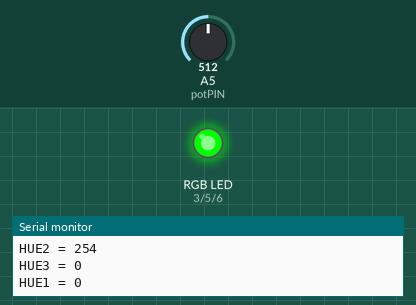
The sketch below on a simulated Arduino Uno, built with avr-gcc and run on an emulated ATmega328P. On the bench: an RGB LED mixed from three pins (HIGH = lit), the last lines printed to the serial monitor. The test bench sets the inputs (shaded band); at power-on: A5 (potPIN) = 512. Dim RGB values are drawn brighter than linear.

Above: at 1.2 s.
1.3 s: A5 (potPIN) set to 699
At 2.0 s:
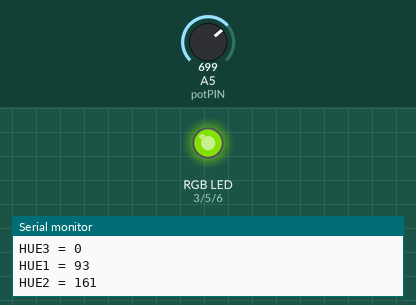
2.8 s: A5 (potPIN) set to 731
At 3.5 s:
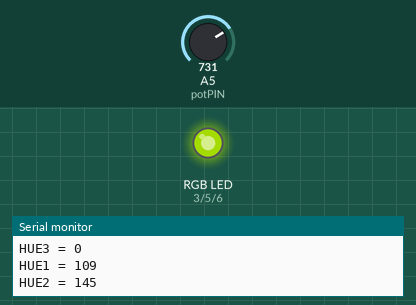
5.8 s: A5 (potPIN) set to 814
At 7.0 s:
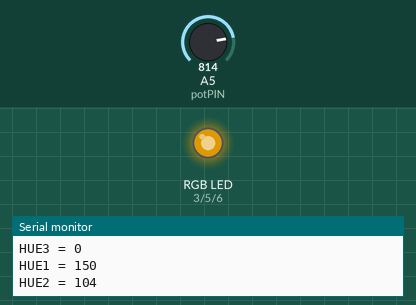
7.3 s: A5 (potPIN) set to 833
At 7.8 s:
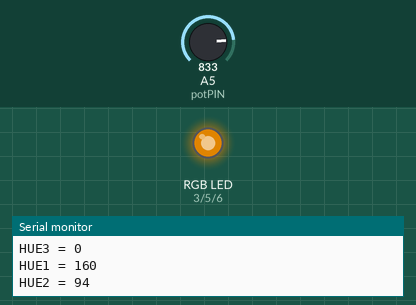
10.3 s: A5 (potPIN) set to 900
At 10.8 s:
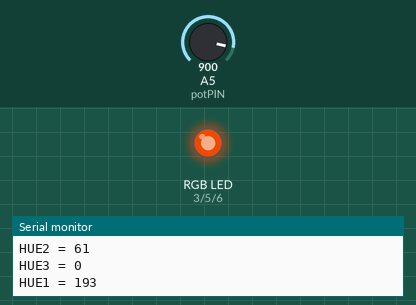
11.8 s: A5 (potPIN) set to 1023
At 12.3 s:
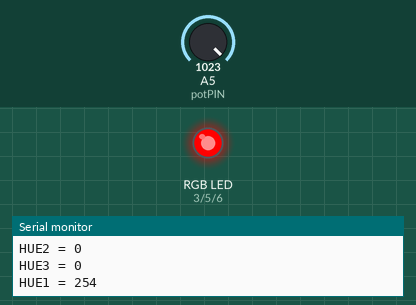
Timing chart, 0 to 14.3 s (numbered marks = the images above; inputs shaded):
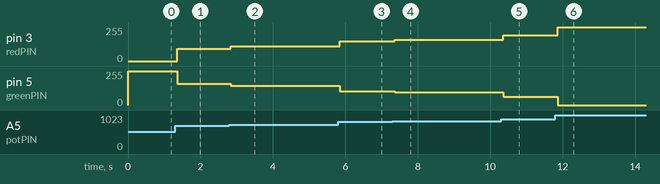

Measured:
- after the input at 1.3 s, pin 3 (redPIN): 0/255 → 93/255 after 0.06 s; pin 5 (greenPIN): 254/255 → 161/255 after 0.06 s
- after the input at 2.8 s, pin 3 (redPIN): 93/255 → 109/255 at once; pin 5 (greenPIN): 161/255 → 145/255 at once
- after the input at 5.8 s, pin 3 (redPIN): 109/255 → 150/255 after 0.05 s; pin 5 (greenPIN): 145/255 → 104/255 after 0.05 s
- after the input at 7.3 s, pin 3 (redPIN): 150/255 → 160/255 after 0.07 s; pin 5 (greenPIN): 104/255 → 94/255 after 0.07 s
- after the input at 10.3 s, pin 3 (redPIN): 160/255 → 193/255 after 0.05 s; pin 5 (greenPIN): 94/255 → 61/255 after 0.05 s
- after the input at 11.8 s, pin 3 (redPIN): 193/255 → 254/255 after 0.06 s; pin 5 (greenPIN): 61/255 → 0/255 after 0.06 s

The sketch:

Ex8.ino
```cpp
int redPIN = 3;
int greenPIN = 5;
int bluePIN = 6;
int potPIN = A5;

signed int HUE[3] = {0,0,0};
int potVal = 0;

void setup() {
  pinMode(redPIN, OUTPUT);
  pinMode(greenPIN, OUTPUT);
  pinMode(bluePIN, OUTPUT);
  pinMode(potPIN, INPUT);

  Serial.begin(9600);
}

void loop() {
  potVal = analogRead(potPIN);

  if (potVal < 512) {
    HUE[1] = 0.4985 * potVal;
    HUE[2] = 0.4985 * (512-potVal);
    HUE[0] = 0;
  }
  else {
    HUE[1] = 0.4985 * (1023-potVal);
    HUE[2] = 0;
    HUE[0] = 0.4985 * (potVal-512);
  }

  Serial.print("HUE1 = "); Serial.println(HUE[0]);
  Serial.print("HUE2 = "); Serial.println(HUE[1]);
  Serial.print("HUE3 = "); Serial.println(HUE[2]);
  analogWrite(redPIN, HUE[0]);
  analogWrite(greenPIN, HUE[1]);
  analogWrite(bluePIN, HUE[2]);
}
```
